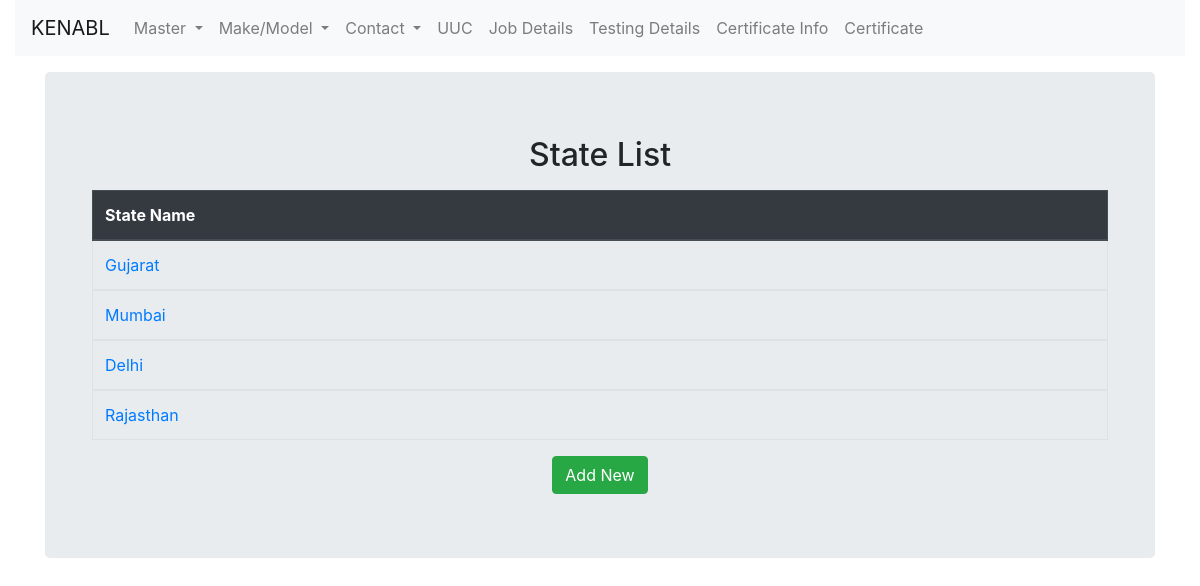
The app's page /contact/statelist/ with its own data.
### contact/models.py (models this page shows, shortened)
class state(models.Model):
    country = models.ForeignKey('country', on_delete=models.CASCADE, null=True, blank=True)
    name = models.CharField(max_length=256)

### contact/views.py (the view)
# urls.py: path('statelist/', views.StateListView.as_view(),name='state_list'),
class StateListView(ListView):
    context_object_name = 'st_list'
    model = state
    template_name = 'contact/state_list.html'

### contact/templates/contact/state_list.html (shortened to what this page needs)
{% extends 'masterinstrument/base.html' %}
{% block content %}
  <div class="container">
   <div class="jumbotron">
     <div>
          <h2 style="text-align:center;">State List</h2>
    </div>
    <div class="container">
      <table class="table table-bordered">
        <thead class="thead-dark">
      <tr>
        <th scope="col">State Name</th>
      </tr>
    </thead>
  {% for state in st_list %}
  <tbody>
    <tr>
      <td><a href="{% url 'statedetail' pk=state.pk %}">{{state.name}}</a></td>
    </tr>
  </tbody>
  {% endfor %}
</table>
  <div class="text-center">
    <a class='btn btn-success' href="{% url 'statecreate' %}">Add New</a>
  </div>
</div>
  </div>
  </div>
{% endblock %}

### records on screen
state: name "Gujarat"
state: name "Mumbai"
state: name "Delhi"
state: name "Rajasthan"
